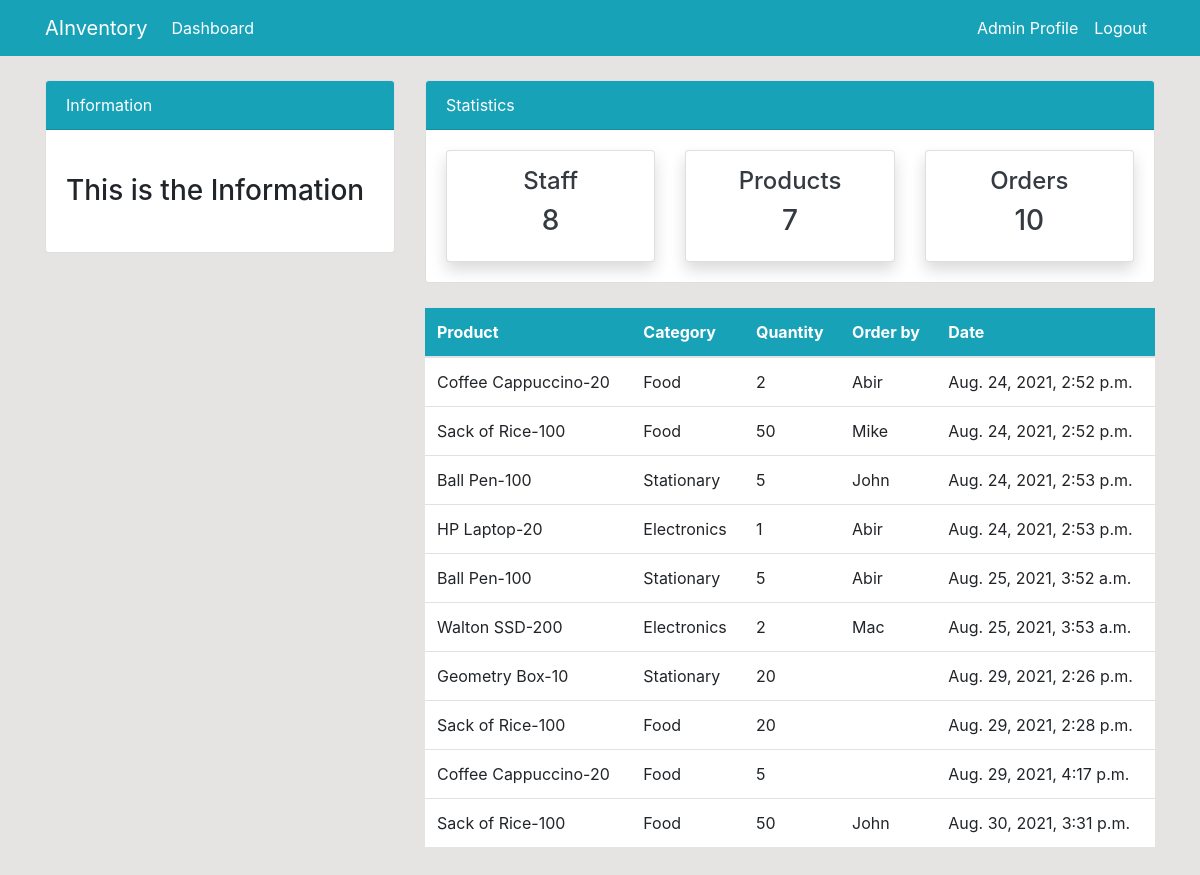
/order/ (signed in), run on the app's committed database.
### dashboard/models.py (models this page shows, shortened)
class Order(models.Model):
    product = models.ForeignKey(Product, on_delete=models.CASCADE, null=True)
    staff = models.ForeignKey(User, models.CASCADE, null = True)
    order_quantity = models.PositiveIntegerField(null=True)
    date = models.DateTimeField(auto_now_add=True)
    class Meta:
        verbose_name_plural = 'Order'

class Product(models.Model):
    name = models.CharField(max_length=100, null = True)
    category = models.CharField(max_length=20, choices = CATEGORY, null = True)
    quantity = models.PositiveIntegerField(null = True)
    class Meta:
        verbose_name_plural = 'Product'
    def __str__(self):
        return f'{self.name}-{self.quantity}'

### dashboard/views.py (the view)
# urls.py: path('order/', views.order, name='dashboard-order'),
@login_required
def order(request):
    orders = Order.objects.all()
    orders_count = orders.count()
    workers_count = User.objects.all().count()
    product_count = Product.objects.all().count()
    context={
        'orders':orders,
        'workers_count':workers_count,
        'orders_count':orders_count,
        'product_count': product_count,
    }
    return render(request, 'dashboard/order.html', context)

### templates/dashboard/order.html (shortened to what this page needs)
{% extends 'partials/base.html' %}
{% block content %}
{% include 'partials/topnav.html' %}
<div class="container">
    <div class="row my-4">
        <div class="col-md-4">
        </div>
        <div class="col-md-8">
            <table class="table bg-white">
                <thead class="bg-info">
                    <tr class="text-white">
                        <th scope="col">Product</th>
                        <th scope="col">Category</th>
                        <th scope="col">Quantity</th>
                        <th scope="col">Order by</th>
                        <th scope="col">Date</th>
                    </tr>
                </thead>
                <tbody>
                    {% for orders in orders %}
                    <tr>
                        <td>{{ orders.product }}</td>
                        <td>{{ orders.product.category }}</td>
                        <td>{{ orders.order_quantity }}</td>
                        <td>
                            {{ orders.staff.username }}
                        </td>
                        <td>
                            {{ orders.date }}
                        </td>
                    </tr>
                    {% endfor %}
                </tbody>
            </table>
        </div>
    </div>
</div>
{% endblock %}

### templates/partials/nav.html (shortened to what this page needs)
<nav class="navbar navbar-expand-lg navbar-info bg-info">
    {% if user.is_authenticated %}
    <div class="container">
        <a class="navbar-brand text-white" href="{% url 'dashboard-index' %}">AInventory</a>
        <div class="collapse navbar-collapse" id="navbarSupportedContent">
            <ul class="navbar-nav mr-auto">
                <li class="nav-item active">
                    <a class="nav-link text-white" href="{% url 'dashboard-index' %}">Dashboard </a>
                </li>
            </ul>
            <ul class="navbar-nav ml-auto">
                <li class="nav-item active">
                    <a class="nav-link text-white" href="{% url 'user-profile' %}">{{ user.username }} Profile </a>
                </li>
                <li class="nav-item">
                    <a class="nav-link text-white" href="{% url 'user-logout' %}">Logout</a>
                </li>
            </ul>
            {% endif %}
        </div>
    </div>
</nav>

### static/style.css (style rules this page uses)
body { background: rgb(230, 227, 227); }

### data on the page
Order: product "Coffee Cappuccino-20", product.category "Food", order_quantity "2", staff.username "Abir", date "Aug. 24, 2021, 2:52 p.m."
Order: product "Sack of Rice-100", product.category "Food", order_quantity "50", staff.username "Mike", date "Aug. 24, 2021, 2:52 p.m."
Order: product "Ball Pen-100", product.category "Stationary", order_quantity "5", staff.username "John", date "Aug. 24, 2021, 2:53 p.m."
Order: product "HP Laptop-20", product.category "Electronics", order_quantity "1", staff.username "Abir", date "Aug. 24, 2021, 2:53 p.m."
Order: product "Ball Pen-100", product.category "Stationary", order_quantity "5", staff.username "Abir", date "Aug. 25, 2021, 3:52 a.m."
Order: product "Walton SSD-200", product.category "Electronics", order_quantity "2", staff.username "Mac", date "Aug. 25, 2021, 3:53 a.m."
Order: product "Geometry Box-10", product.category "Stationary", order_quantity "20", date "Aug. 29, 2021, 2:26 p.m."
Order: product "Sack of Rice-100", product.category "Food", order_quantity "20", date "Aug. 29, 2021, 2:28 p.m."
Order: product "Coffee Cappuccino-20", product.category "Food", order_quantity "5", date "Aug. 29, 2021, 4:17 p.m."
Order: product "Sack of Rice-100", product.category "Food", order_quantity "50", staff.username "John", date "Aug. 30, 2021, 3:31 p.m."

### other printed values
{{ user.username }} "Admin"
{{ workers_count }} "8"
{{ product_count }} "7"
{{ orders_count }} "10"
